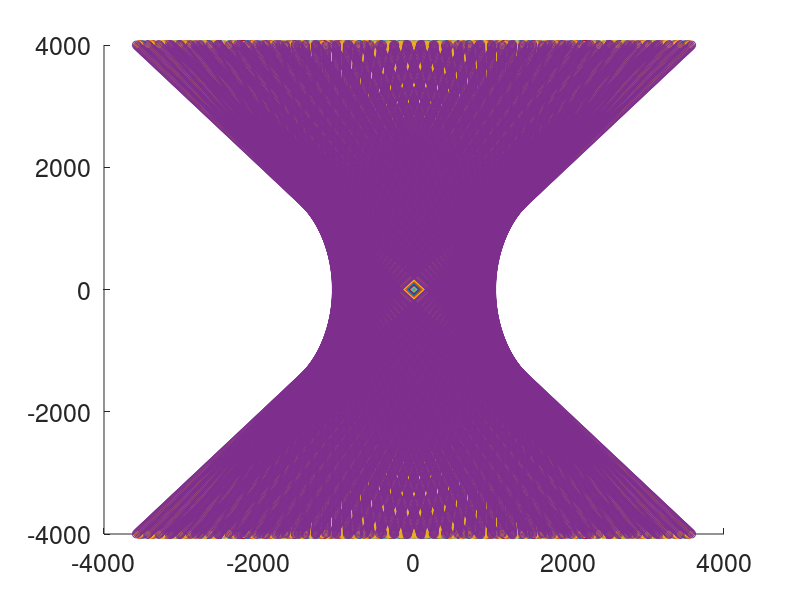

MATLAB code to generate this figure:
% plot the fourier plane scanned using OS angle/ks in polar coordinates:
clearvars;

theta = -20:20;
Nbx   = [0:10];
L     = 10e-3;
Lobj  = 50e-3 ;
N = 2^10;

% frequency decimate unit
df0t = (1/Lobj) ;
ft = (-N/2:(N/2-1))*df0t;
df0s = (1/L) ;
fs = Nbx*df0s ;

figure('DefaultAxesFontSize',18); 
title('Fourier plane')

Lobj = 1e-3;
for i = 1:length(fs)
    
    [FT,THETA] = meshgrid(ft,2*pi*theta/180);
    KX = fs(i)*cos(THETA) + FT.*sin(THETA) ;
    KZ = fs(i)*sin(THETA) + FT.*cos(THETA) ;
    scatter([KX(:);-KX(:)],[KZ(:);KZ(:)])

    axis([-4/Lobj 4/Lobj -4/Lobj 4/Lobj])

    hold on
    drawnow
end
